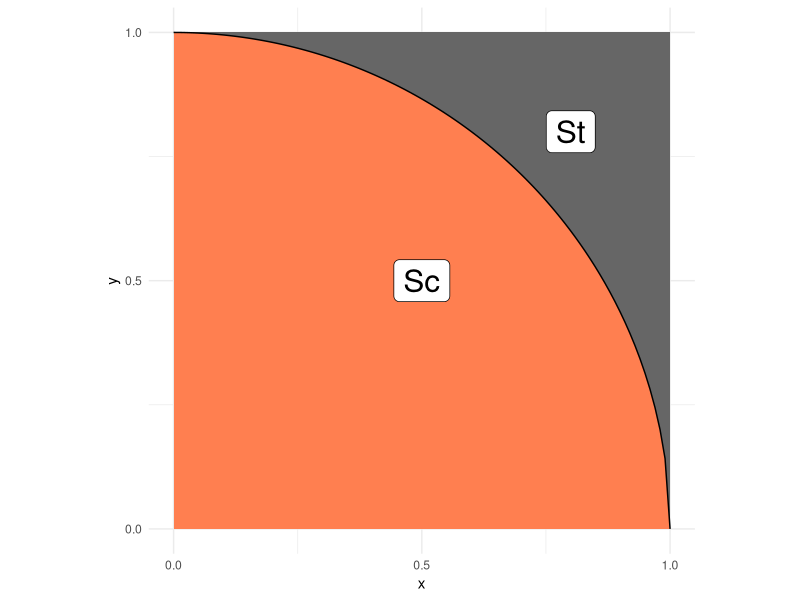
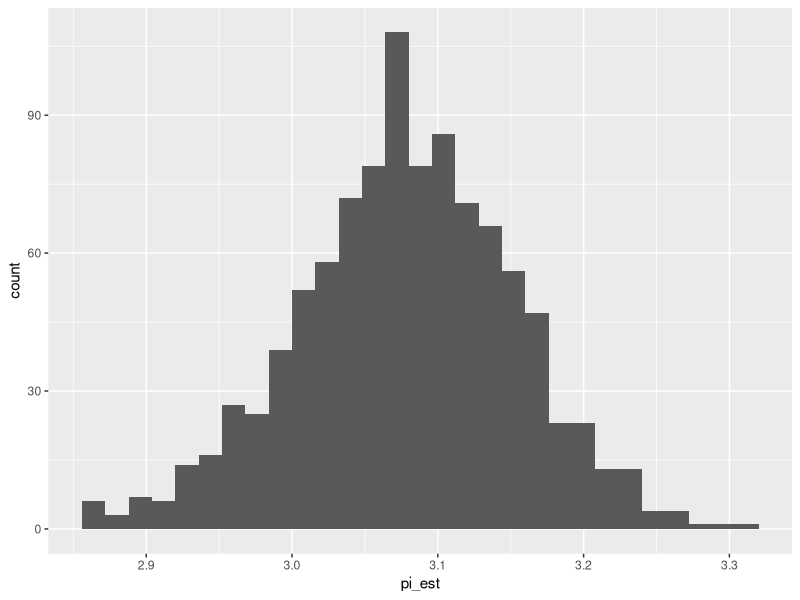

Reproduce these figures in R, in order.
## ---- chunk 1
library(tidyverse)
library(rsample)
## ---- chunk 2
## NOTE: No need to edit; this visual helps explain the pi estimation scheme
tibble(x = seq(0, 1, length.out = 100)) %>%
  mutate(y = sqrt(1 - x^2)) %>%

  ggplot(aes(x, y)) +
  annotate(
    "rect",
    xmin = 0, ymin = 0, xmax = 1, ymax = 1,
    fill = "grey40",
    size = 1
  ) +
  geom_ribbon(aes(ymin = 0, ymax = y), fill = "coral") +
  geom_line() +
  annotate(
    "label",
    x = 0.5, y = 0.5, label = "Sc",
    size = 8
  ) +
  annotate(
    "label",
    x = 0.8, y = 0.8, label = "St",
    size = 8
  ) +
  scale_x_continuous(breaks = c(0, 1/2, 1)) +
  scale_y_continuous(breaks = c(0, 1/2, 1)) +
  theme_minimal() +
  coord_fixed()
## ---- chunk 3
## TASK: Choose a sample size and generate samples
n <- 500 # Choose a sample size
df_q1 <- # Generate the data
  tibble(
    x = runif(n, min = 0, max = 1),
    y = runif(n, min= 0, max =1)
  )
df_q1
## ---- chunk 4
## NOTE: Do not edit this code
# Correct sample size
assertthat::assert_that(
  dim(df_q1) %>% 
    .[[1]] == n,
  msg = "The sample size should be `n`"
)
# Correct column names
assertthat::assert_that(
  setequal(names(df_q1), c("x", "y")),
  msg = "df_q1 must include the columns `x` and `y`"
)
print("Good")
## ---- chunk 5
## TASK: Finish implementing this function
stat <- function(x, y) {
  return(((x^2)+(y^2)) <=1)
  }
## ---- chunk 6
## TASK: Finish writing these assert statements

# Check the value for points *inside* the circle
assertthat::assert_that(
   tibble(x = 0.2, y = 0.3) %>% # Pick a point *inside* the circle
    mutate(stat = stat(x, y)) %>% 
    pull(stat) %>% 
    .[[1]] == 1,
  # ???, # Write the correct value of stat() here
  msg = "Incorrect value when a point is inside the circle"
)

# Check the value for points *outside* the circle
assertthat::assert_that(
    tibble(x = 2.5, y = 5) %>% # Pick a point *outside* the circle
    mutate(stat = stat(x, y)) %>% 
    pull(stat) %>% 
    .[[1]] == 0,
  # ???, # Write the correct value of stat() here
  msg = "Incorrect value when a point is outside the circle"
)
print("Your assertions passed, but make sure they're checking the right thing!")
## ---- chunk 7
## TASK: Estimate pi using your data from q1
df_q3 <- 
  df_q1 %>% 
  # TODO: Estimate pi as the column `pi_est`
  mutate(
    inside = stat(x,y)
  ) %>%
  summarise(pi_est = 4*mean(inside))
df_q3
## ---- chunk 8
## NOTE: Do not edit this code
# Correct sample size
assertthat::assert_that(
  dim(df_q3) %>% 
    .[[1]] == 1,
  msg = "This result should have just one row"
)
# Correct column names
assertthat::assert_that(
  setequal(names(df_q3), c("pi_est")),
  msg = "df_q3 must include the column `pi_est`"
)
print("Good")
## ---- chunk 9
## TASK: Finish the code below
df_q4 <- 
  df_q1 %>% 
  bootstraps(., times = 1000) %>% 
  mutate(
    pi_est = map_dbl(
      splits,
      function(split_df) {
        analysis(split_df) %>% 
            # TODO: Estimate pi as the column `pi_est`
            mutate(
            inside = stat(x,y)
            ) %>%
            summarise(pi_est = 4*mean(inside)) %>%
          # Estimate pi (pi_est) using the resampled data;
          # this should be *identical* to the
          # code you wrote for q3
          pull(pi_est)
      }
    )
  )

## NOTE: Do not edit; use this to visualize your results
df_q4 %>% 
  ggplot(aes(pi_est)) +
  geom_histogram()
## ---- chunk 10
## TASK: Compute a bootstrap confidence interval at the 95% level (alpha = 0.05)
df_q5 <- 
  df_q4 %>% 
  summarize(
    # TODO: Compute pi_lo and pi_up
    pi_lo = quantile(pi_est, 0.025),
    pi_up = quantile(pi_est, 0.975)
  )

df_q5
## ---- chunk 11
df_q1 %>%
  mutate(innie = 4*stat(x, y)) %>%  
  summarize(
    mean = mean(innie),
    sd = sd(innie),
    n = n()
  ) %>%
  mutate(
    z_c = -qnorm(0.05 / 2),  
    se = sd / sqrt(n),       
    lo = mean - z_c * se,   
    hi = mean + z_c * se    
  )
